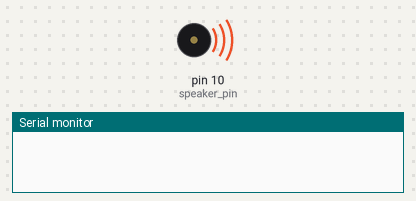
Bench run of a sketch on a simulated Arduino Uno, built with avr-gcc and run on an emulated ATmega328P. On the bench: buzzer (waves = sounding), the last lines printed to the serial monitor.

Above: at 0.3 s.
At 2.37 s:
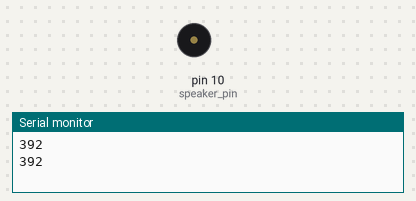
Timing chart, 0 to 3.0 s (numbered marks = the images above):
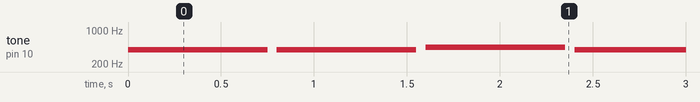

The sketch:

_7053275_Arun_Kuttiyara_Varghese_Lab4_Task3.ino
```cpp
/*
  7053275_Arun_Kuttiyara_Varghese_Lab4_Task3
  Playing Happy Birthday using an array of integers analogous to tone frequency.
  A more easier way for HappyBirthday !
 */

// pin 10 have the capability to play tone function in Adruino.
int8_t speaker_pin = 10;

// function to play a given frequency
int8_t playNote(int32_t );
//function to play Happy Birthday
int8_t playSong(char *);

//array to store happy birthday tone sequence
char hbday[] = "@@A@CB@@A@DC@@GECBAFFECDC";
//char yellowRose[] = "AABBCCDDD";
//char taDa[] = "AAADDDD";

int noteFreq[] = {392,440,494,523,587,659,699,794};
//corresponds to:  @   A   B   C   D   E   F   G

// the setup routine runs once when you press reset:
void setup() {
 // initialize the digital pin as an output.
 pinMode(speaker_pin,OUTPUT);
 //enabling serial printing
 Serial.begin(9600);
}

//the loop routine runs over and over again forever:
void loop() {
  //calling function to play happy birthday
 playSong(hbday);
}

// function which contains tone equivalent for different frequency
int8_t playNote(int32_t noteToPlay){
   tone(speaker_pin,noteToPlay,750);
   //playing the given frequency
   delay(800);
   //given a delay higher than the tone time
   return 1;
}

//function to play a given array of characters
int8_t playSong(char *song){
   int x = 0;
   int noteToPlay;

   //loop which picking u each character and printing
   while (song[x]) {
     if(song[x]-64 <0 || song[x]-64 > 7){
     Serial.print("Error ......outside expected charatcer range  \n");
     return -1;
    }
   noteToPlay = noteFreq[song[x]-64];
   //hbday[x] – 64 changes to a starting point of 0 for @
   //instead of @ = 64 as would be the case if @ was ascii
   playNote(noteToPlay);
   Serial.print(noteToPlay);
   Serial.print("\n");
   x++;
  }
  return 1;
}
```

Measured:
- by itself, tone on pin 10 (speaker_pin): plays 392 Hz for 0.75 s, 392 Hz for 0.75 s, 440 Hz for 0.75 s, 392 Hz for 0.75 s, 523 Hz for 0.75 s, 494 Hz for 0.75 s … (163 notes in this stretch)
